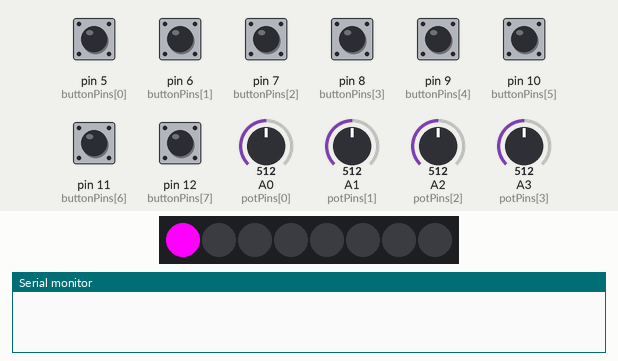
Bench run of a sketch on a simulated Arduino Uno, built with avr-gcc and run on an emulated ATmega328P. On the bench: 8 RGB LEDs in strip order, left to right, the last lines printed to the serial monitor. Inputs (shaded band) come from the test bench; at power-on: pin 5 (buttonPins[0]), pin 6 (buttonPins[1]), pin 7 (buttonPins[2]), pin 8 (buttonPins[3]), pin 9 (buttonPins[4]), pin 10 (buttonPins[5]), pin 11 (buttonPins[6]), pin 12 (buttonPins[7]) HIGH, A0 (potPins[0]) = 512, A1 (potPins[1]) = 512, A2 (potPins[2]) = 512, A3 (potPins[3]) = 512. The strip is taken to match the declared colour order.

Above: at 0.01 s.
At 3.6 s:
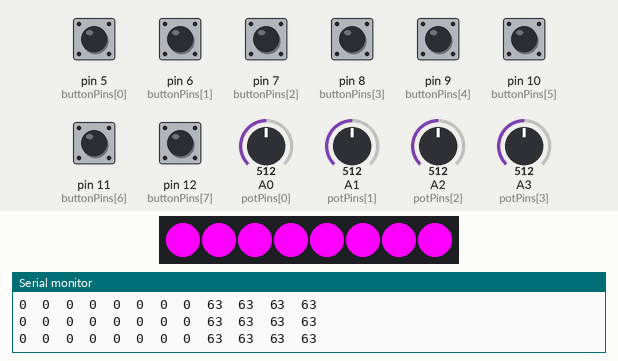
3.7 s: A0 (potPins[0]) set to 30
Timing chart, 0 to 6.7 s (numbered marks = the images above; inputs shaded):
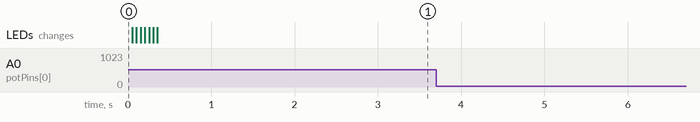

The sketch:

MIXI_HardwareTest.ino
```cpp
#include <Bounce2.h>
int buttonPins[] = {5, 6, 7, 8, 9, 10, 11, 12};
int buttonStates[] = {0, 0, 0, 0, 0, 0, 0, 0};
Bounce * buttons = new Bounce[8];

int potPins[] = {A0, A1, A2, A3};
int potStates[] = {0, 0, 0, 0};

#include <Adafruit_NeoPixel.h>
Adafruit_NeoPixel strip(8, 4, NEO_RGB + NEO_KHZ800);

void setup() {
  Serial.begin(9600);
  strip.begin();
  strip.clear();
  initializeButtons();
  initLEDs();
  delay(2000);
  Serial.println("Ready!");
}

void loop() {
  updateButtons();
  printButtons();
  updatePots();
  printPots();

  delay(100);
}

void initLEDs(){
  for (int i = 0; i < 8; i++){
    strip.setPixelColor(i, 255, 0, 255);
    strip.show();
    delay(50);
  }
}

void initializeButtons(){
  for (int i = 0; i < 8; i++){
    buttons[i].attach(buttonPins[i] , INPUT_PULLUP  );
    buttons[i].interval(25);
  }
}

void updateButtons(){
  for (int i = 0; i < 8; i++){
    buttons[i].update();
    if(buttons[i].rose()){buttonStates[i] = 1;}
    else{buttonStates[i] = 0;}
  }
}

void printButtons(){
  for (int i = 0; i < 8; i++){
    int thisButton = buttonStates[i];
    Serial.print(thisButton);
    Serial.print("\t");
  }
  //Serial.println();
}

void updatePots(){
  for (int i = 0; i < 4; i++){
    int thisPot = analogRead(potPins[i]);
    int mapPot = map(thisPot, 0, 1023, 0, 127);
    potStates[i] = mapPot;
  }
}

void printPots(){
  for (int i = 0; i < 4; i++){
    int thisPot = potStates[i];
    Serial.print(thisPot);
    Serial.print("\t");
  }
  Serial.println();
}
```
